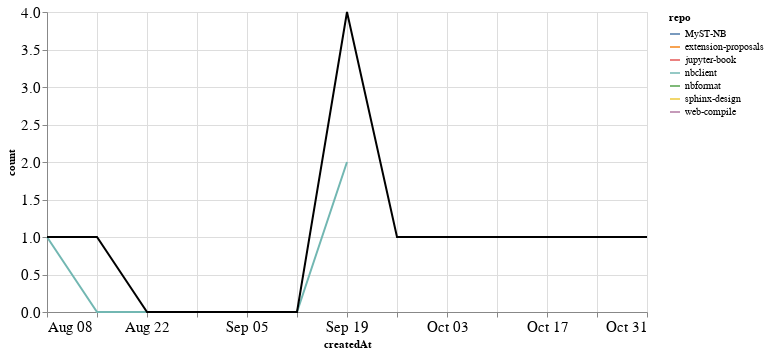

The cell this chart's notebook holds for it:
### Markdown cell above
### PRs

### Code cell
prs_time = prs.groupby('repo').resample('W', on='createdAt').count()['author'].reset_index()
prs_time = prs_time.rename(columns={'author': 'count'})
prs_time_total = prs_time.groupby('createdAt').agg({"count": "sum"}).reset_index()

ch1 = alt.Chart(prs_time, width=600).mark_line().encode(
    x='createdAt',
    y='count',
    color='repo',
    tooltip="repo"
)

ch2 = alt.Chart(prs_time_total, width=600).mark_line(color="black").encode(
    x='createdAt',
    y='count',
)

ch1 + ch2

### Figure 1 — Vega-Lite specification as saved in the notebook (floating-point values rounded to 4 significant figures)
{"config": {"axisLeft": {"labelFontSize": 15}, "axisBottom": {"labelFontSize": 15}}, "layer": [{"data": {"name": "data-416827b4b85ba00d5d1e41063f6cb4ec"}, "mark": "line", "encoding": {"color": {"type": "nominal", "field": "repo"}, "tooltip": {"type": "nominal", "field": "repo"}, "x": {"type": "temporal", "field": "createdAt"}, "y": {"type": "quantitative", "field": "count"}}, "width": 600}, {"data": {"name": "data-7c1ca089c3dd70b2efafab33288653bd"}, "mark": {"type": "line", "color": "black"}, "encoding": {"x": {"type": "temporal", "field": "createdAt"}, "y": {"type": "quantitative", "field": "count"}}, "width": 600}], "$schema": "https://vega.github.io/schema/vega-lite/v4.8.1.json", "datasets": {"data-416827b4b85ba00d5d1e41063f6cb4ec": [{"repo": "MyST-NB", "createdAt": "2021-10-03T00:00:00", "count": 1}, {"repo": "extension-proposals", "createdAt": "2021-09-19T00:00:00", "count": 1}, {"repo": "jupyter-book", "createdAt": "2021-08-15T00:00:00", "count": 1}, {"repo": "nbclient", "createdAt": "2021-08-08T00:00:00", "count": 1}, {"repo": "nbclient", "createdAt": "2021-08-15T00:00:00", "count": 0}, {"repo": "nbclient", "createdAt": "2021-08-22T00:00:00", "count": 0}, {"repo": "nbclient", "createdAt": "2021-08-29T00:00:00", "count": 0}, {"repo": "nbclient", "createdAt": "2021-09-05T00:00:00", "count": 0}, {"repo": "nbclient", "createdAt": "2021-09-12T00:00:00", "count": 0}, {"repo": "nbclient", "createdAt": "2021-09-19T00:00:00", "count": 2}, {"repo": "nbformat", "createdAt": "2021-09-19T00:00:00", "count": 1}, {"repo": "sphinx-design", "createdAt": "2021-10-31T00:00:00", "count": 1}, {"repo": "web-compile", "createdAt": "2021-09-26T00:00:00", "count": 1}], "data-7c1ca089c3dd70b2efafab33288653bd": [{"createdAt": "2021-08-08T00:00:00", "count": 1}, {"createdAt": "2021-08-15T00:00:00", "count": 1}, {"createdAt": "2021-08-22T00:00:00", "count": 0}, {"createdAt": "2021-08-29T00:00:00", "count": 0}, {"createdAt": "2021-09-05T00:00:00", "count": 0}, {"createdAt": "2021-09-12T00:00:00", "count": 0}, {"createdAt": "2021-09-19T00:00:00", "count": 4}, {"createdAt": "2021-09-26T00:00:00", "count": 1}, {"createdAt": "2021-10-03T00:00:00", "count": 1}, {"createdAt": "2021-10-31T00:00:00", "count": 1}]}}
